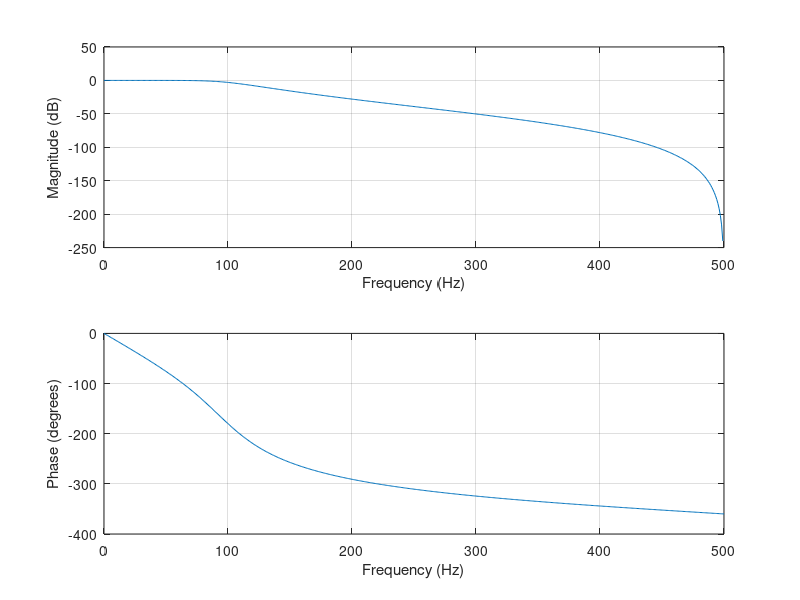

This figure's MATLAB source:
%{
Problem 19: Frequency Response
• Plot magnitude and phase response using freqz
Interpret cutoff frequency
%}
% Problem 19: Frequency Response
% Plot magnitude and phase response using freqz

clc;
clear;
close all;

% Design Butterworth low-pass filter
order = 4;
fc = 100;          % Cutoff frequency (Hz)
fs = 1000;         % Sampling frequency (Hz)

[b,a] = butter(order, fc/(fs/2));

% Plot frequency response
figure;
freqz(b,a,512,fs);
